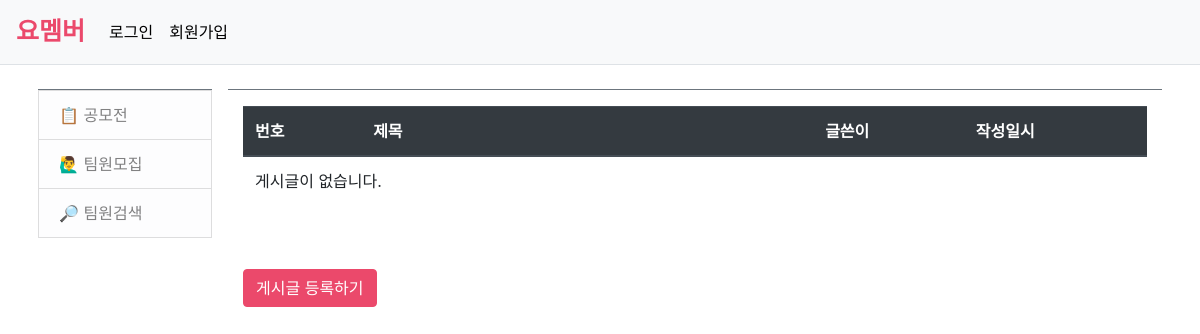
Page /yomember/team on the earlier database version.
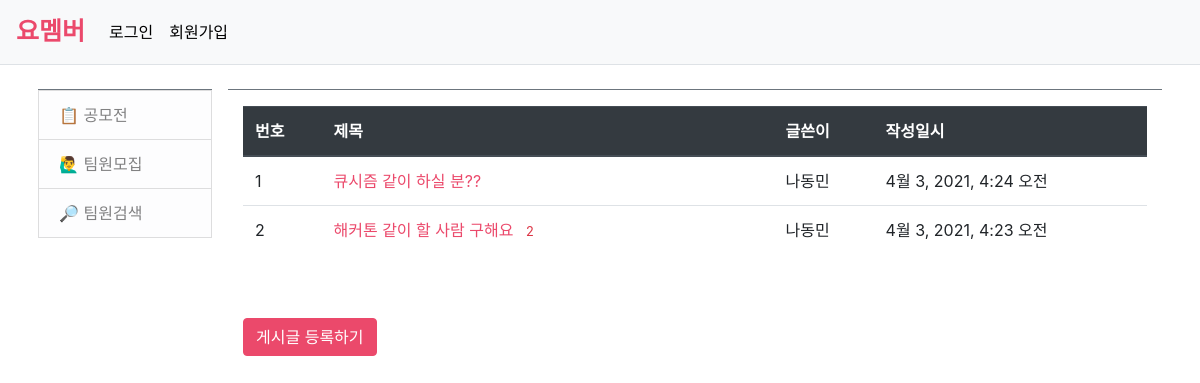
Same page on the later database version.
### yomember/models.py (models this page shows, shortened)
class Question(models.Model):
    subject = models.CharField(max_length=200)
    content = models.TextField()
    create_date = models.DateTimeField()
    author = models.ForeignKey(User, on_delete=models.CASCADE)

### yomember/views.py (the view)
# urls.py: path('team', views.team, name='team'),
def team(request):
    question_list = Question.objects.order_by('-create_date')
    context = {'question_list': question_list}
    return render(request, 'yomember/team.html', context)

### templates/yomember/team.html
{% extends 'base.html' %}
{% block content %}
<div class = "container my-3">
    <table class = "table">
        <thead>
        <tr class="thead-dark">
            <th>번호</th>
            <th style="width:50%">제목</th>
            <th>글쓴이</th>
            <th>작성일시</th>
        </tr>
        </thead>
        <tbody>
        {% if question_list %}
        {% for question in question_list %}
        <tr class="text-left">
            <td>{{ forloop.counter }}</td>
            <td class="text-left">
                <a href="{% url 'yomember:detail' question.id %}" style="color: #EB496B;">{{ question.subject }}</a>
                {% if question.comment_set.count > 0 %}
                <span class="text-danger small ml-2">{{ question.comment_set.count }}</span>
                {% endif %}
            </td>
            <td>{{ question.author.username }}</td>
            <td>{{ question.create_date }}</td>
        </tr>
        {% endfor %}
        {% else %}
        <tr>
            <td colspan="3">게시글이 없습니다.</td>
        </tr>
        {% endif %}
        </tbody>
    </table>
    <br><br>
    <a href="{% url 'yomember:question_create' %}" class="btn btn-primary" style="background-color: #EB496B; border-color: #EB496B;">게시글 등록하기</a>
</div>
{% endblock %}

### templates/base.html (shortened to what this page needs)
{% load static %}
<!DOCTYPE html>
<html lang="ko">
<head>
    <link rel="stylesheet" type="text/css" href="{% static 'bootstrap.min.css' %}">
</head>
<body>
{% include "navbar.html" %}
<div class="container mt-3">
    <div class="row">
        <div class="col-sm-12 col-md-3 col-lg-2 p-2">
            {% include "sidebar.html" %}
        </div>
        <div class="col-sm-12 col-md-9 col-lg-10 p-2">
            <div id="content" class="border-top border-secondary">
                <div class="content_block">
                    {% block content %}
                    {% endblock %}
                </div>
            </div>
        </div>
    </div>
</div>
</body>
</html>

### templates/navbar.html (shortened to what this page needs)
<nav class="navbar navbar-expand-lg navbar-light bg-light border-bottom">
    <a class="navbar-brand" href="{% url 'yomember:index' %}" style="color: #EB496B; font-weight: bold; font-size: 25px;">요멤버</a>
    <div class="collapse navbar-collapse flex-grow-0" id="navbarNav">
        <ul class="navbar-nav">
            <li class="nav-item ">
                {% if user.is_authenticated %}
                <a class="nav-link" href="{% url 'common:logout' %}" style="color: black;">{{ user.username }} (로그아웃)</a>
                {% else %}
                <a class="nav-link" href="{% url 'common:login' %}" style="color: black;">로그인</a>
                {% endif %}
            </li>
            <li class="nav-item ">
                {% if user.is_authenticated %}
                {% else %}
                <a class="nav-link" href="{% url 'common:signup' %}" style="color: black;">회원가입</a>
                {% endif %}
            </li>
        </ul>
    </div>
</nav>

### templates/sidebar.html
<nav id="sidebar" class="border-top border-secondary">
    <div class="list-group">
        <a class="rounded-0 list-group-item list-group-item-action list-group-item-light" href="{% url 'yomember:index' %}">📋 공모전</a>
        <a class="rounded-0 list-group-item list-group-item-action list-group-item-light" href="{% url 'yomember:team' %}">🙋‍♂️ 팀원모집</a>
        <a class="rounded-0 list-group-item list-group-item-action list-group-item-light" href="{% url 'yomember:searchMember' %}">🔎 팀원검색</a>
    </div>
</nav>

Differences in the rows shown:
added Question: subject "큐시즘 같이 하실 분??", author.username "나동민", create_date "4월 3, 2021, 4:24 오전"
added Question: subject "해커톤 같이 할 사람 구해요", comment_set.count "2", author.username "나동민", create_date "4월 3, 2021, 4:23 오전"
Other differences:
text no longer shown: "게시글이 없습니다."
